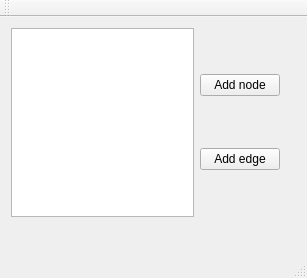
<?xml version="1.0" encoding="UTF-8"?>
<ui version="4.0">
 <class>Meta_QPN_QTClass</class>
 <widget class="QMainWindow" name="Meta_QPN_QTClass">
  <property name="geometry">
   <rect>
    <x>0</x>
    <y>0</y>
    <width>307</width>
    <height>278</height>
   </rect>
  </property>
  <property name="windowTitle">
   <string>Meta_QPN_QT</string>
  </property>
  <widget class="QWidget" name="centralWidget">
   <widget class="QWidget" name="gridLayoutWidget">
    <property name="geometry">
     <rect>
      <x>0</x>
      <y>0</y>
      <width>291</width>
      <height>211</height>
     </rect>
    </property>
    <layout class="QGridLayout" name="gridLayout">
     <item row="1" column="1">
      <layout class="QVBoxLayout" name="verticalLayout_3">
       <item>
        <widget class="QPushButton" name="addNodeButton">
         <property name="text">
          <string>Add node</string>
         </property>
        </widget>
       </item>
       <item>
        <widget class="QPushButton" name="addEdgeButton">
         <property name="text">
          <string>Add edge</string>
         </property>
        </widget>
       </item>
      </layout>
     </item>
     <item row="1" column="0">
      <widget class="QListWidget" name="nodeNamesListWidget"/>
     </item>
    </layout>
   </widget>
   <zorder>gridLayoutWidget</zorder>
   <zorder>addEdgeButton</zorder>
  </widget>
  <widget class="QMenuBar" name="menuBar">
   <property name="geometry">
    <rect>
     <x>0</x>
     <y>0</y>
     <width>307</width>
     <height>21</height>
    </rect>
   </property>
  </widget>
  <widget class="QToolBar" name="mainToolBar">
   <attribute name="toolBarArea">
    <enum>TopToolBarArea</enum>
   </attribute>
   <attribute name="toolBarBreak">
    <bool>false</bool>
   </attribute>
  </widget>
  <widget class="QStatusBar" name="statusBar"/>
 </widget>
 <layoutdefault spacing="6" margin="11"/>
 <resources>
  <include location="meta_qpn_qt.qrc"/>
 </resources>
 <connections/>
</ui>
